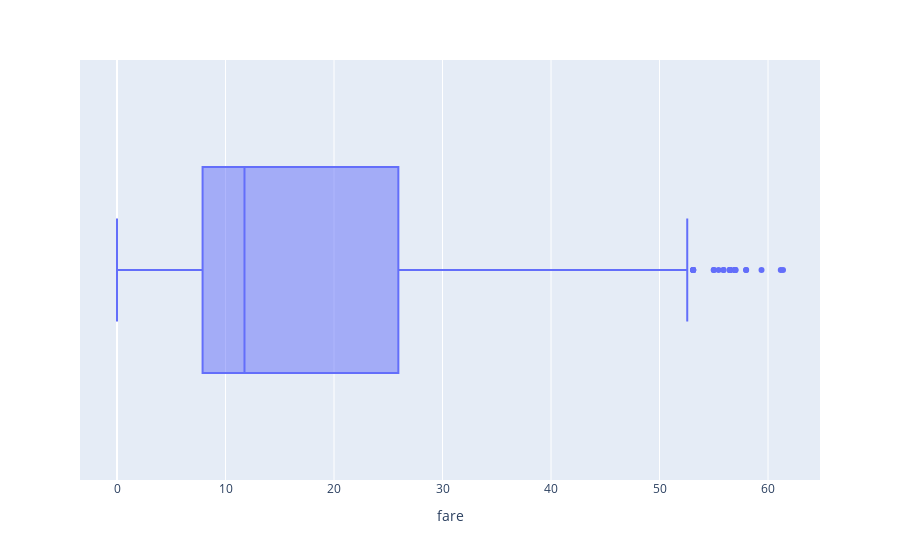

The code cell stored with this chart in its notebook:
### Code cell
fig = px.box( df , x = 'fare')
fig.show()

### Figure 1 — Plotly figure (JSON) as saved in the notebook; plotly's stock layout.template omitted (floating-point values rounded to 4 significant figures; data arrays with more than 128 entries replaced by an {"elided": "..."} marker saying what was removed)
{"data": [{"alignmentgroup": "True", "hovertemplate": "fare=%{x}<extra></extra>", "legendgroup": "", "marker": {"color": "#636efa"}, "name": "", "notched": false, "offsetgroup": "", "orientation": "h", "showlegend": false, "type": "box", "x": {"elided": "718 float values"}, "x0": " ", "xaxis": "x", "y0": " ", "yaxis": "y"}], "layout": {"boxmode": "group", "legend": {"tracegroupgap": 0}, "margin": {"t": 60}, "xaxis": {"anchor": "y", "domain": [0, 1], "title": {"text": "fare"}}, "yaxis": {"anchor": "x", "domain": [0, 1]}}}
